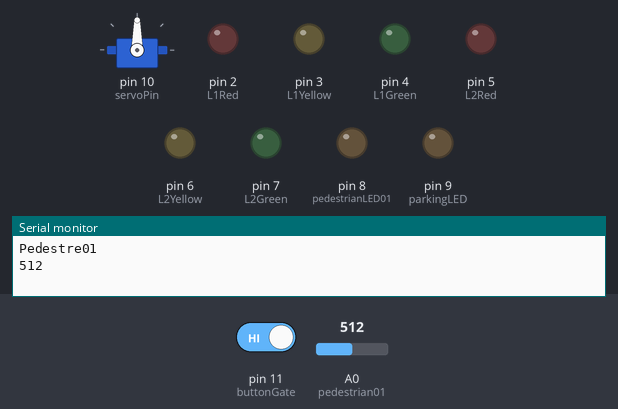
A sketch run on a simulated Arduino Uno, built with avr-gcc and run on an emulated ATmega328P. Parts: servo, output pins drawn as LEDs (lit = HIGH), the last lines printed to the serial monitor. Inputs (shaded band) come from the test bench; at power-on: A0 (pedestrian01) = 512, pin 11 (buttonGate) HIGH.

Above: at 1.2 s.
1.3 s: A0 (pedestrian01) set to 90
9.5 s: A0 (pedestrian01) set to 109
At 19.1 s:
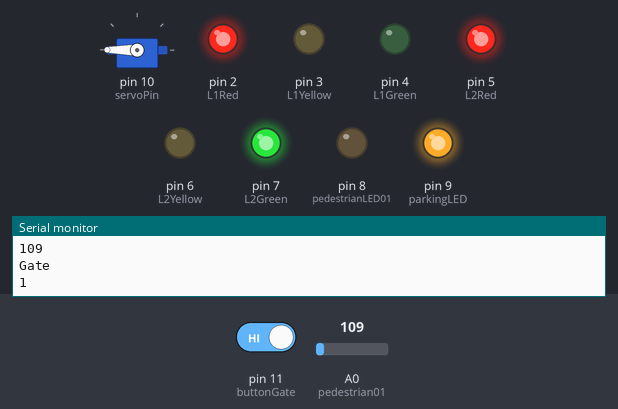
19.5 s: A0 (pedestrian01) set to 0
At 20.6 s:
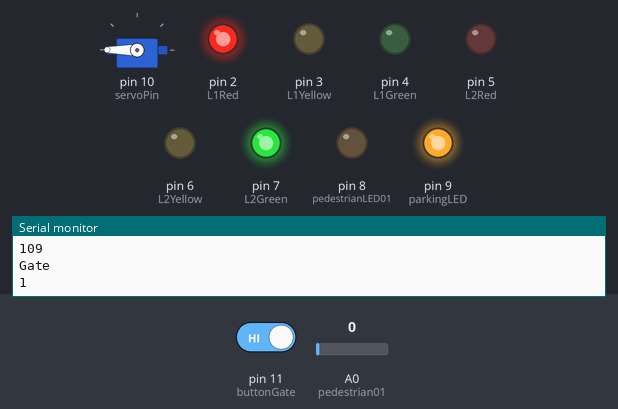
33.5 s: A0 (pedestrian01) set to 110
At 35.6 s:
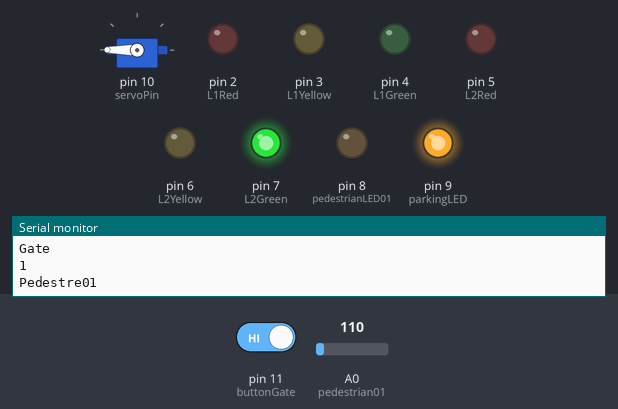
44.5 s: pin 11 (buttonGate) driven LOW
At 51.5 s:
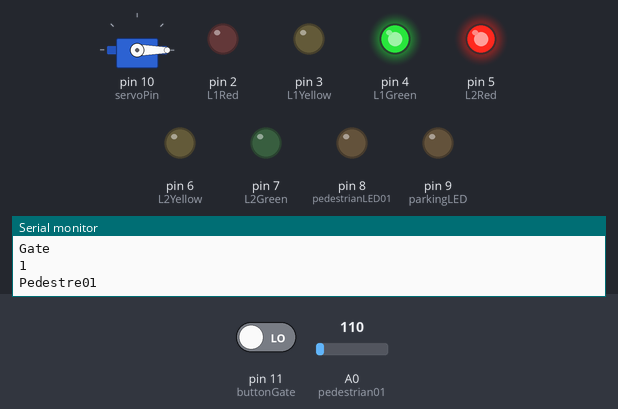
52.5 s: pin 11 (buttonGate) driven HIGH
At 56.5 s:
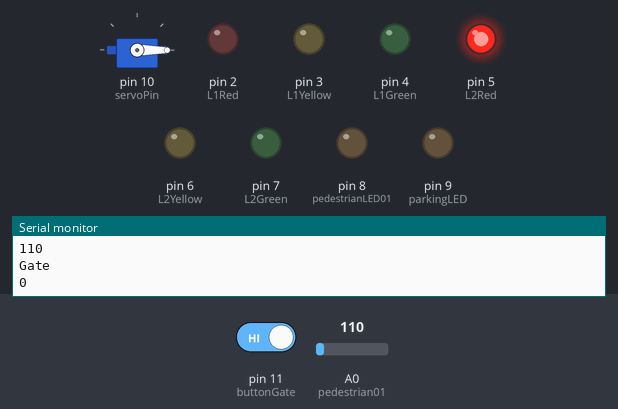
Timing chart, 0 to 62.5 s (numbered marks = the images above; inputs shaded):
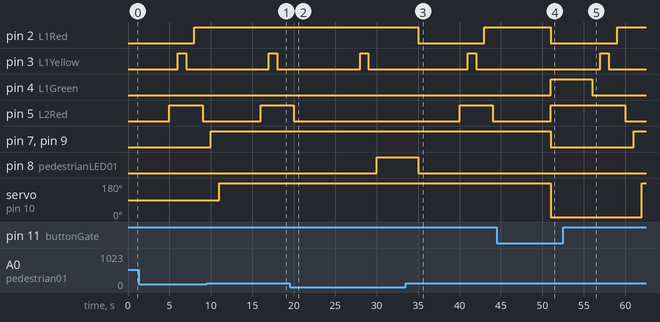

The sketch:

TrafficLights.ino
```cpp
#include <Servo.h>
int pedestrian01 = A0;    //Set A0(Analog Input) for LDR.
int pedestrianLED01 = 8;  //LED for the pedestrian01
int pedestrian02 = A1;      // A1 for parking
int parkingLED = 9;       // LED for barrier
Servo myServo;
const int buttonGate = 11; //variable that wont change for the servo

int pedestrian;  //Read the value of the LDR pedestrian01
int pedestrians;  //Read the value of the LDR pedestrian02
int parking;  //Read the value of the LDR
int dl = 250;    //delay for LDR
int ds = 1000;   //delay for tarffic lights
int servoPin = 10;
int L1Red = 2;
int L1Yellow = 3;
int L1Green = 4;
int L2Red = 5;
int L2Yellow = 6;
int L2Green = 7;
int buttonState = 0;  // variable for reading the pushbutton status
void setup() {
  // put your setup code here, to run once:
  pinMode(pedestrian01, INPUT); //LDR is an Input
  pinMode(pedestrian02, INPUT); //LDR is an Input
  Serial.begin(9600); //starting the serial monitor

  pinMode(buttonGate, INPUT); //button is an input

  pinMode(servoPin, OUTPUT); //servo motor is an output
  myServo.attach(servoPin);

  pinMode(L1Red, OUTPUT);
  pinMode(L1Yellow, OUTPUT);
  pinMode(L1Green, OUTPUT);
  pinMode(L2Red, OUTPUT);
  pinMode(L2Yellow, OUTPUT);   //all Led will be output
  pinMode(L2Green, OUTPUT);
  pinMode(pedestrianLED01, OUTPUT);
  pinMode(parkingLED, OUTPUT);
}

void loop() {
  // put your main code here, to run repeatedly:
  pedestrian01 = analogRead(pedestrian);  //Reads the Value of LDR(light).
  pedestrian02 = analogRead(pedestrians);  //Reads the Value of LDR(light).
  parking = digitalRead(buttonState);    //Reads the Value of LDR(gate).
  Serial.println("Pedestre01");
  delay(ds);
  Serial.println(pedestrian01);  //Prints the value of LDR to Serial Monitor.
  delay(ds);
  Serial.println("Pedestre02");
  delay(ds);
  Serial.println(pedestrian02);  //Prints the value of LDR to Serial Monitor.
  delay(ds);
  Serial.println("Gate");
  delay(ds);
  Serial.println(buttonState);  //Prints the value of LDR to Serial Monitor.

  if (pedestrian01 > 100||pedestrian02 > 100) { //LDR not covered  //main traffic light
    digitalWrite(L1Green, HIGH);   //WHEN ITS HIGH IT WILL TURN ON THE LED WHEN IT'S LOW IT WILL TURN OFF LED
    digitalWrite(L2Red, HIGH);

  } else {
    digitalWrite(L1Green, LOW);
    delay(ds);
    digitalWrite(L1Yellow, HIGH);
    delay(ds);
    digitalWrite(L1Yellow, LOW);
    delay(ds);
    digitalWrite(L1Red, HIGH);
    digitalWrite(pedestrianLED01, HIGH);
    delay(5000);   //big delay for the pedestrian to cross the street
    digitalWrite(L1Red, LOW);
    digitalWrite(pedestrianLED01, LOW);
    return; //end the condition
  }
  buttonState = digitalRead(buttonGate);   // check if the pushbutton is pressed. If it is, the buttonState is HIGH:
  if (buttonState == LOW) {  //gate opening depending of the result  //LDR covered
    digitalWrite(L1Green, HIGH);
    digitalWrite(L2Red, HIGH);
    digitalWrite(L1Red, LOW);
    digitalWrite(L2Green, LOW);
    digitalWrite(parkingLED, LOW);
    myServo.write(0);   //sets the servo motor to 0
  } else {
    digitalWrite(L1Green, LOW);
    delay(ds);
    digitalWrite(L1Yellow, HIGH);
    delay(ds);
    digitalWrite(L1Yellow, LOW);
    delay(ds);
    digitalWrite(L1Red, HIGH);
    delay(ds);
    digitalWrite(L2Red, LOW);
    delay(ds);
    digitalWrite(parkingLED, HIGH);
    digitalWrite(L2Green, HIGH);
    delay(ds);
    myServo.write(360);   //set the servo motor to a different position
    return; // ends the condition
  }
}
```

Measured:
- after the input at 9.5 s, pin 5 (L2Red): LOW → HIGH after 6.5 s; pin 8 (pedestrianLED01): stays LOW (without the input it goes to HIGH after 9.5 s)
- after the input at 19.5 s, pin 5 (L2Red): goes on until 20.0 s, then stays LOW; pin 8 (pedestrianLED01): LOW → HIGH after 10.5 s
- after the input at 33.5 s, pin 5 (L2Red): LOW → HIGH after 6.5 s, → LOW 4.0 s later; pin 8 (pedestrianLED01): goes on until 35.0 s, then stays LOW
- after the input at 44.5 s, pin 2 (L1Red), pin 7 (L2Green), pin 9 (parkingLED): HIGH → LOW after 6.5 s; pin 3 (L1Yellow): stays LOW (without the input it goes to HIGH after 7.5 s); pin 4 (L1Green): LOW → HIGH after 6.5 s; servo on pin 10 (servoPin): 180° → 0° after 6.5 s
- after the input at 52.5 s, pin 2 (L1Red): LOW → HIGH after 6.5 s; pin 3 (L1Yellow): LOW → HIGH after 4.5 s, → LOW 1.0 s later; pin 4 (L1Green): HIGH → LOW after 3.5 s; pin 5 (L2Red): HIGH → LOW after 7.5 s; pin 7 (L2Green), pin 9 (parkingLED): LOW → HIGH after 8.5 s
